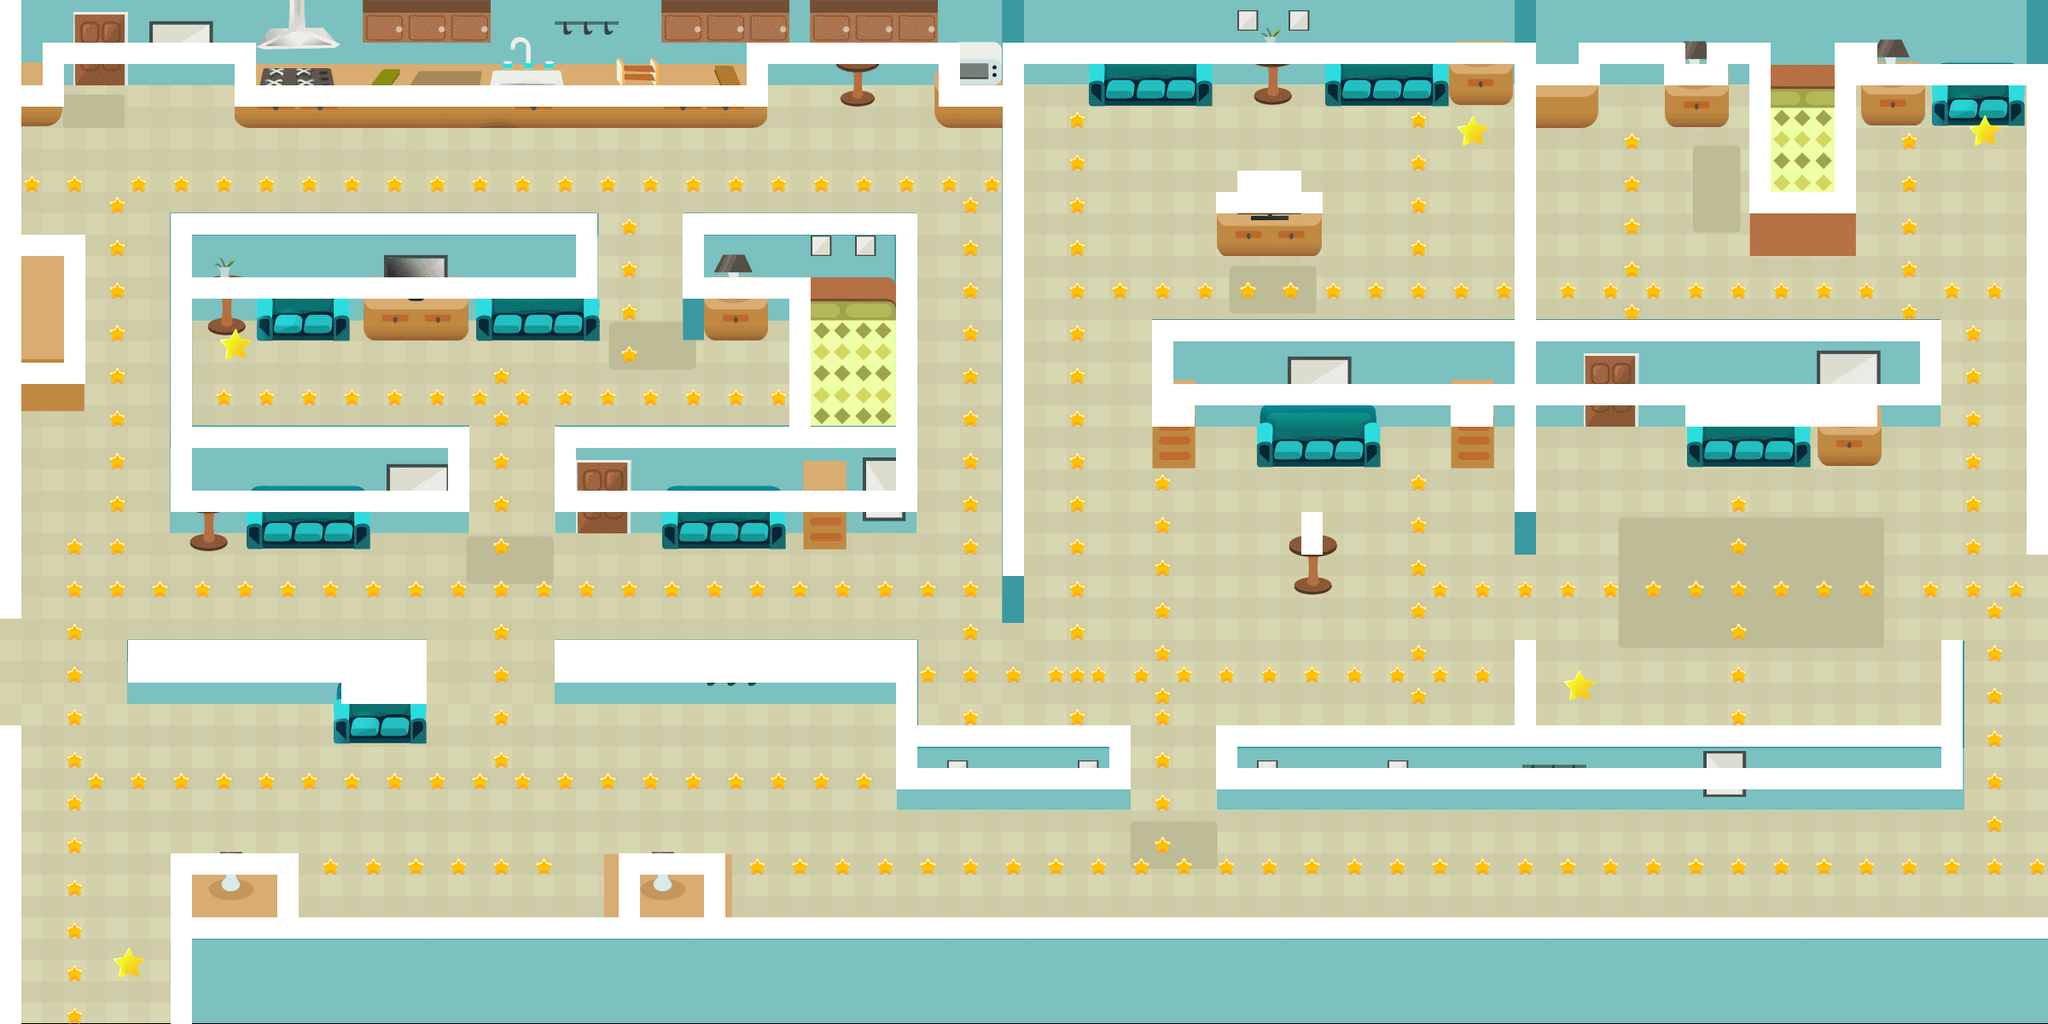

Rendered tile map (Tiled .tmx) drawn with the repository's tilesets; below, a short description and the map source with its tile grids summarised:
An orthogonal 96x48 tile map with 25x25 px tiles, 2 tile layers (back, mapa), 4 tilesets.

<map version="1.0" orientation="orthogonal" width="96" height="48" tilewidth="25" tileheight="25">
 <tileset firstgid="1" name="wall" tilewidth="25" tileheight="25">
  <image source="../tiles/wall.png" width="25" height="25" />
 </tileset>
 <tileset firstgid="2" name="star" tilewidth="25" tileheight="21">
  <image source="../tiles/star.png" width="25" height="21" />
 </tileset>
 <tileset firstgid="3" name="star2" tilewidth="50" tileheight="41">
  <image source="../tiles/star2.png" width="50" height="41" />
 </tileset>
 <tileset firstgid="10" name="1" tilewidth="2400" tileheight="1200">
  <image source="../backgrounds/1.png" width="2400" height="1200" />
 </tileset>
 <layer name="back" width="96" height="48">
  <data>[4608 cells, 1 non-empty, 1 distinct tile ids]</data>
 </layer>
 <layer name="mapa" width="96" height="48">
  <data>[4608 cells, 1052 non-empty, 3 distinct tile ids]</data>
 </layer>
</map>